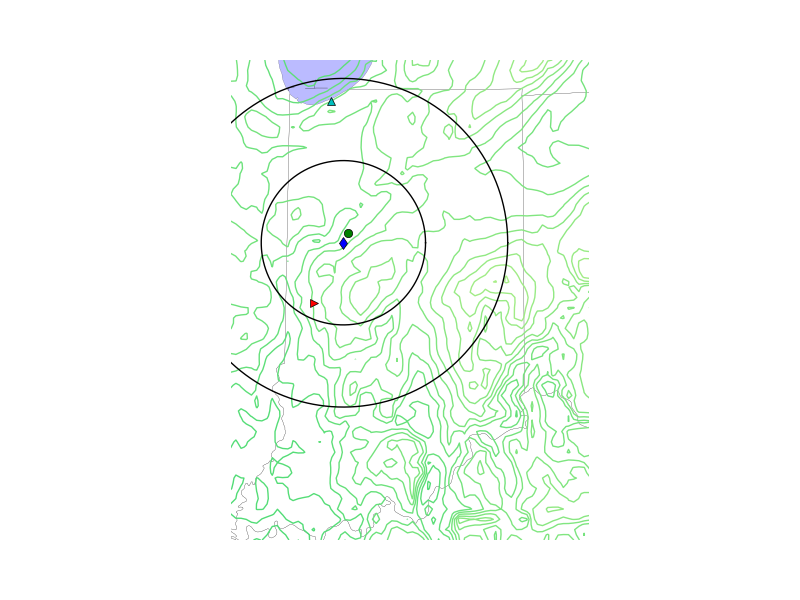

Generate this figure with Python:
import matplotlib
matplotlib.use('svg')
import matplotlib.pyplot as plt
from mpl_toolkits.mplot3d import Axes3D
from mpl_toolkits.basemap import Basemap
from matplotlib.collections import PolyCollection
from mpl_toolkits.basemap import Basemap, shiftgrid, cm
import numpy as np
import matplotlib.pyplot as plt
from netCDF4 import Dataset
from matplotlib import cm

# read in etopo5 topography/bathymetry.
url = 'http://ferret.pmel.noaa.gov/thredds/dodsC/data/PMEL/etopo5.nc'
etopodata = Dataset(url)

topoin = etopodata.variables['ROSE'][:]
lons = etopodata.variables['ETOPO05_X'][:]
lats = etopodata.variables['ETOPO05_Y'][:]
# shift data so lons go from -180 to 180 instead of 20 to 380.
topoin,lons = shiftgrid(180.,topoin,lons,start=False)

# plot topography/bathymetry as an image.
fig = plt.figure()
ax = plt.gca()
# create the figure and axes instances.
# setup of basemap ('lcc' = lambert conformal conic).
# use major and minor sphere radii from WGS84 ellipsoid.
m = Basemap(llcrnrlon=-88.1,llcrnrlat=37.8,urcrnrlon=-84,urcrnrlat=42.0,\
            resolution='h',projection='lcc',\
            lat_0=39.7910,lon_0=-86.1480)
# transform to nx x ny regularly spaced 5km native projection grid
nx = int((m.xmax-m.xmin)/5000.)+1; ny = int((m.ymax-m.ymin)/5000.)+1
topodat,x,y = m.transform_scalar(topoin,lons,lats,nx,ny,returnxy=True)
# lafayette
plt.plot(*m(-86.8786,40.4172), marker='d')
# prophetstown
plt.plot(*m(-86.83,40.5),marker='o')
# turkey run
plt.plot(*m(-87.2033, 39.8850), marker='>')
# dunes
plt.plot(*m(-87.0400, 41.6600), marker='^')
# radius circles
ts = np.linspace(0, 2. * np.pi, 1000.)
little_circle_x = []
little_circle_y = []
big_circle_x = []
big_circle_y = []
x1,y1 = m(-86.8786,40.4172)
for t in ts:
    little_circle_x.append(x1 + 80000.*np.cos(t))
    little_circle_y.append(y1 + 80000.*np.sin(t))
    big_circle_x.append(x1 + 160000.*np.cos(t))
    big_circle_y.append(y1 + 160000.*np.sin(t))
plt.plot(little_circle_x, little_circle_y, 'k-')
plt.plot(big_circle_x, big_circle_y, 'k-')

m.ax = ax
m.drawstates(linewidth=0.1)
m.fillcontinents(color='white', lake_color='#bbbbff')
m.drawcoastlines(linewidth=0.1)
#m.drawcounties(linewidth=0.1)


ax.contour(x, y, topodat, 15, cmap=cm.terrain,  vmin=-800.0, vmax=2000.,
           linewidth=0.3)


ax.axis("off")

#plt.show()
plt.savefig('indiana_map.png')
